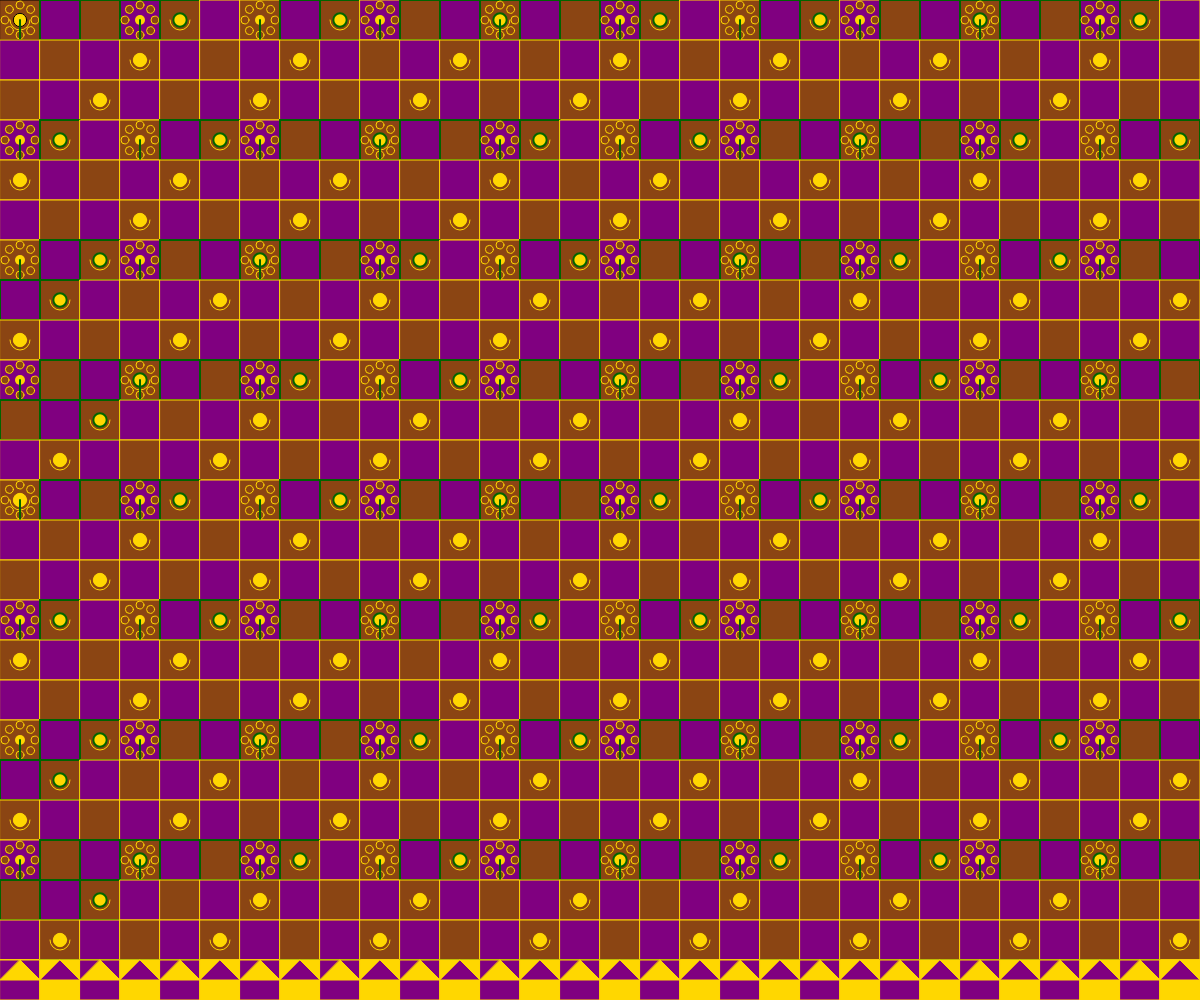
Frame 1 (no input)
Frame 2 (the mouse pressed at the canvas centre, redrawn once): identical to frame 1, image omitted

The p5.js sketch that drew this single still picture (run headless with seeded random() and noise() and a simulated clock; the mouse was pressed at the canvas centre and the sketch redrawn once):

// p5.js sketch
// ── sketch.js
let pattern;
let tileSize = 40;
let numTilesX, numTilesY;

function setup() {
  createCanvas(windowWidth, windowHeight);
  numTilesX = ceil(width / tileSize);
  numTilesY = ceil(height / tileSize);
  pattern = createGraphics(numTilesX * tileSize, numTilesY * tileSize);
  drawPattern();
}

function draw() {
  background(20);
  image(pattern, 0, 0);
  noLoop();
}

function drawPattern() {
  pattern.background(0);
  pattern.strokeWeight(1);
  
  // Draw main grid
  for (let y = 0; y < numTilesY; y++) {
    for (let x = 0; x < numTilesX; x++) {
      let px = x * tileSize;
      let py = y * tileSize;
      
      // Draw tile background with jewel tones
      if ((x + y) % 2 === 0) {
        pattern.fill(139, 69, 19); // Brown
      } else {
        pattern.fill(128, 0, 128); // Purple
      }
      
      pattern.rect(px, py, tileSize, tileSize);
      
      // Draw decorative elements
      if ((x + y) % 4 === 0) {
        pattern.fill(255, 215, 0); // Gold
        pattern.ellipse(px + tileSize/2, py + tileSize/2, tileSize/3, tileSize/3);
        
        pattern.stroke(255, 215, 0);
        pattern.strokeWeight(1);
        pattern.noFill();
        pattern.arc(px + tileSize/2, py + tileSize/2, tileSize/2, tileSize/2, 0, PI);
      }
      
      // Draw floral motif
      if (x % 3 === 0 && y % 3 === 0) {
        drawFloralMotif(pattern, px + tileSize/2, py + tileSize/2);
      }
    }
  }
  
  // Draw border with alternating squares and diamonds
  pattern.fill(139, 69, 19); // Brown
  pattern.rect(0, height - 40, width, 40);
  
  for (let i = 0; i < width; i += 40) {
    if ((i / 40) % 2 === 0) {
      pattern.fill(128, 0, 128); // Purple
      pattern.rect(i, height - 40, 40, 40);
      
      pattern.fill(255, 215, 0); // Gold
      pattern.triangle(i + 20, height - 40, i + 40, height - 20, i, height - 20);
    } else {
      pattern.fill(255, 215, 0); // Gold
      pattern.rect(i, height - 40, 40, 40);
      
      pattern.fill(128, 0, 128); // Purple
      pattern.triangle(i + 20, height - 40, i + 40, height - 20, i, height - 20);
    }
  }
}

function drawFloralMotif(g, x, y) {
  g.strokeWeight(1);
  
  // Draw central circle
  g.fill(255, 215, 0); // Gold
  g.noStroke();
  g.ellipse(x, y, 10, 10);
  
  // Draw petals
  g.stroke(255, 215, 0);
  g.strokeWeight(1);
  g.fill(139, 69, 19); // Brown
  
  for (let i = 0; i < 8; i++) {
    let angle = TWO_PI * i / 8;
    let px = x + cos(angle) * 15;
    let py = y + sin(angle) * 15;
    g.ellipse(px, py, 8, 8);
  }
  
  // Draw stem
  g.stroke(0, 100, 0); // Green
  g.strokeWeight(2);
  g.line(x, y, x, y + 20);
}
